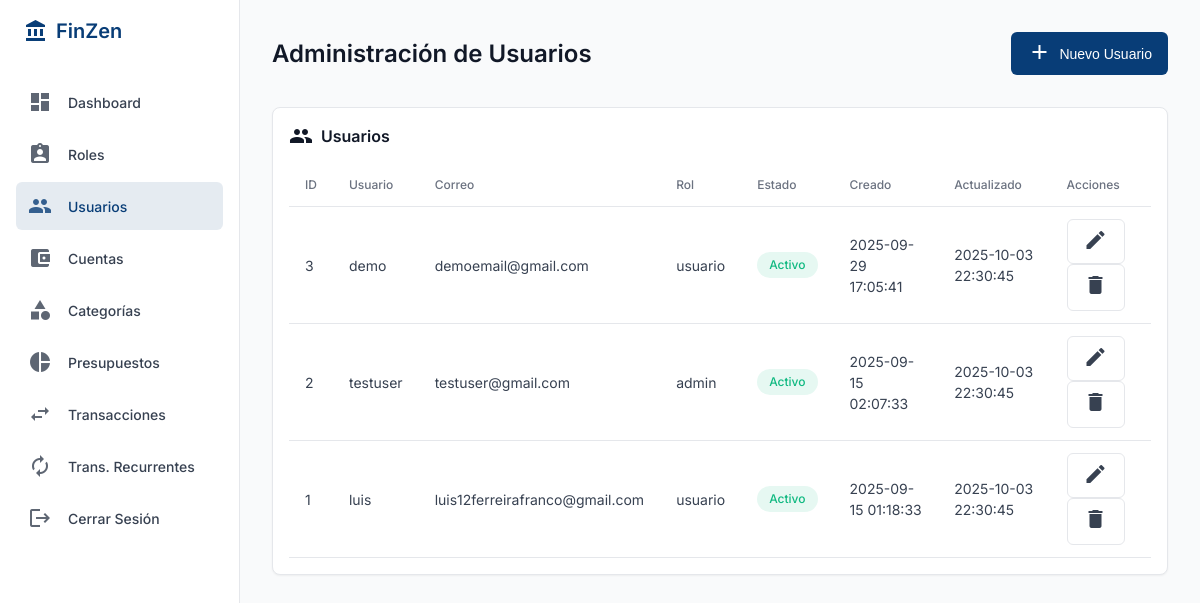
/admin/usuarios.php, run on the app's committed database.
### tables this page shows
CREATE TABLE `usuarios` (
  `id` int(10) UNSIGNED NOT NULL,
  `nombre_usuario` varchar(100) NOT NULL,
  `correo_electronico` varchar(150) NOT NULL,
  `hash_contraseña` varchar(255) NOT NULL,
  `rol_id` tinyint(3) UNSIGNED NOT NULL DEFAULT 2,
  `saldo` bigint(20) NOT NULL DEFAULT 0 COMMENT 'Valor en centavos/unidad mínima',
  `moneda` char(3) DEFAULT 'PYG',
  `activo` tinyint(1) DEFAULT 1,
  `creado_en` timestamp NOT NULL DEFAULT current_timestamp(),
  `actualizado_en` timestamp NULL DEFAULT NULL ON UPDATE current_timestamp()
);

CREATE TABLE `roles` (
  `id` tinyint(3) UNSIGNED NOT NULL,
  `nombre` varchar(20) NOT NULL COMMENT 'admin|usuario',
  `creado_en` timestamp NOT NULL DEFAULT current_timestamp(),
  `actualizado_en` timestamp NULL DEFAULT NULL ON UPDATE current_timestamp()
);

### admin/usuarios.php (the view, shortened to what this page needs)
<?php
$servername = "localhost";
$username = "root";
$password = "";
$dbname = "finzen";
try {
    $conn = new PDO(
        "mysql:host=$servername;dbname=$dbname;charset=utf8mb4",
        $username,
        $password
    );
    $conn->setAttribute(PDO::ATTR_ERRMODE, PDO::ERRMODE_EXCEPTION);
} catch (PDOException $e) {
    exit("Conexión fallida: " . $e->getMessage());
}
try {
    $stmt = $conn->query("
        SELECT u.*, r.nombre AS rol_nombre
        FROM usuarios u
        LEFT JOIN roles r ON u.rol_id = r.id
        ORDER BY u.id DESC
    ");
    $usuarios = $stmt->fetchAll(PDO::FETCH_ASSOC);
} catch (PDOException $e) {
    handleError("Error al obtener usuarios: " . $e->getMessage());
}
?>
<!DOCTYPE html>
<html lang="es">
<head>
</head>
<body>
    <div class="container">
        <div class="sidebar">
            <div class="logo">
                <i class="material-icons">account_balance</i>
                <span>FinZen</span>
            </div>
            <nav>
                <a href="index.php" class="menu-item">
                    <i class="material-icons">dashboard</i>
                    <span>Dashboard</span>
                </a>
                <a href="roles.php" class="menu-item">
                    <i class="material-icons">assignment_ind</i>
                    <span>Roles</span>
                </a>
                <a href="#" class="menu-item active">
                    <i class="material-icons">people</i>
                    <span>Usuarios</span>
                </a>
                <a href="cuentas.php" class="menu-item">
                    <i class="material-icons">account_balance_wallet</i>
                    <span>Cuentas</span>
                </a>
                <a href="categorias.php" class="menu-item">
                    <i class="material-icons">category</i>
                    <span>Categorías</span>
                </a>
                <a href="presupuestos.php" class="menu-item">
                    <i class="material-icons">pie_chart</i>
                    <span>Presupuestos</span>
                </a>
                <a href="transacciones.php" class="menu-item">
                    <i class="material-icons">swap_horiz</i>
                    <span>Transacciones</span>
                </a>
                <a href="transacciones-recurrentes.php" class="menu-item">
                    <i class="material-icons">autorenew</i>
                    <span>Trans. Recurrentes</span>
                </a>
                <a href="logout.php" class="menu-item">
                    <i class="material-icons">logout</i>
                    <span>Cerrar Sesión</span>
                </a>
            </nav>
        </div>
        <div class="main-content">
            <header class="header">
                <h1 class="page-title">Administración de Usuarios</h1>
                <button class="btn btn-primary modal-button" data-target="addUserModal">
                    <span class="icon"><i class="material-icons">add</i></span>
                    <span>Nuevo Usuario</span>
                </button>
            </header>
            <div class="card">
                <div class="card-header">
                    <h2 class="card-title">
                        <i class="material-icons">people</i>
                        <span>Usuarios</span>
                    </h2>
                </div>
                <div class="card-content">
                    <table class="table">
                        <thead>
                            <tr>
                                <th>ID</th>
                                <th>Usuario</th>
                                <th>Correo</th>
                                <th>Rol</th>
                                <th>Estado</th>
                                <th>Creado</th>
                                <th>Actualizado</th>
                                <th>Acciones</th>
                            </tr>
                        </thead>
                        <tbody>
                            <?php foreach ($usuarios as $usuario): ?>
                                <tr>
                                    <td><?php echo htmlspecialchars($usuario["id"]); ?></td>
                                    <td><?php echo htmlspecialchars($usuario["nombre_usuario"]); ?></td>
                                    <td><?php echo htmlspecialchars($usuario["correo_electronico"]); ?></td>
                                    <td><?php echo htmlspecialchars($usuario["rol_nombre"] ?? "Sin rol"); ?></td>
                                    <td>
                                        <span class="badge <?php echo $usuario["activo"] ? "badge-success" : "badge-error"; ?>">
                                            <?php echo $usuario["activo"] ? "Activo" : "Inactivo"; ?>
                                        </span>
                                    </td>
                                    <td><?php echo htmlspecialchars($usuario["creado_en"]); ?></td>
                                    <td><?php echo htmlspecialchars($usuario["actualizado_en"]); ?></td>
                                    <td>
                                        <button class="btn btn-outlined btn-action edit-button" data-target="editUserModal"
                                                data-id="<?php echo $usuario["id"]; ?>"
                                                data-nombre_usuario="<?php echo htmlspecialchars($usuario["nombre_usuario"]); ?>"
                                                data-correo_electronico="<?php echo htmlspecialchars($usuario["correo_electronico"]); ?>"
                                                data-rol_id="<?php echo $usuario["rol_id"]; ?>"
                                                data-activo="<?php echo $usuario["activo"]; ?>">
                                            <span class="icon"><i class="material-icons">edit</i></span>
                                        </button>
                                        <a href="?delete=<?php echo $usuario["id"]; ?>" class="btn btn-outlined btn-action"
                                           onclick="return confirm('¿Estás seguro de eliminar este usuario?')">
                                            <span class="icon"><i class="material-icons">delete</i></span>
                                        </a>
                                    </td>
                                </tr>
                            <?php endforeach; ?>
                        </tbody>
                    </table>
                </div>
            </div>
        </div>
    </div>
</body>
</html>

### admin/usuarios.php (style rules this page uses)
:root { --primary: #083D77; --secondary: #10b981; --error: #ef4444; --background: #f9fafb; --surface: #ffffff; --on-surface: #111827; --on-background: #374151; --border: #e5e7eb; --border-radius: 8px; --spacing: 1rem; --shadow-sm: 0 1px 2px 0 rgba(0, 0, 0, 0.05); }
* { box-sizing: border-box; margin: 0; padding: 0; }
body { font-family: 'Inter', sans-serif; background-color: var(--background); color: var(--on-background); line-height: 1.5; -webkit-font-smoothing: antialiased; }
.container { display: grid; grid-template-columns: 240px 1fr; min-height: 100vh; }
.sidebar { background-color: var(--surface); border-right: 1px solid var(--border); padding: var(--spacing); position: fixed; height: 100vh; width: 240px; }
.logo { font-size: 1.25rem; font-weight: 600; margin-bottom: 2rem; display: flex; align-items: center; color: var(--primary); padding: 0 0.5rem; }
.logo i { margin-right: 0.5rem; }
.menu-item { display: flex; align-items: center; padding: 0.75rem; margin-bottom: 0.25rem; border-radius: 6px; text-decoration: none; color: var(--on-background); font-size: 0.875rem; font-weight: 500; }
.menu-item i { margin-right: 1rem; opacity: 0.8; }
.menu-item.active { background-color: rgba(8, 61, 119, 0.1); color: var(--primary); }
.main-content { grid-column: 2; padding: 2rem; }
.header { display: flex; justify-content: space-between; align-items: center; margin-bottom: 2rem; }
.page-title { font-size: 1.5rem; font-weight: 600; color: var(--on-surface); }
.btn { display: inline-flex; align-items: center; padding: 0.5rem 1rem; border-radius: 6px; text-decoration: none; font-weight: 500; cursor: pointer; border: none; font-size: 0.875rem; gap: 0.5rem; }
.btn-primary { background-color: var(--primary); color: white; }
.btn-outlined { background-color: transparent; border: 1px solid var(--border); color: var(--on-background); }
.card { background-color: var(--surface); border-radius: var(--border-radius); border: 1px solid var(--border); padding: var(--spacing); margin-bottom: var(--spacing); box-shadow: var(--shadow-sm); }
.card-header { display: flex; justify-content: space-between; align-items: center; margin-bottom: var(--spacing); }
.card-title { font-size: 1rem; font-weight: 600; display: flex; align-items: center; color: var(--on-surface); gap: 0.5rem; }
.table { width: 100%; border-collapse: collapse; font-size: 0.875rem; }
.table th, .table td { padding: 0.75rem 1rem; text-align: left; border-bottom: 1px solid var(--border); }
.table th { font-weight: 500; color: #6b7280; font-size: 0.75rem; }
.badge { display: inline-flex; align-items: center; padding: 0.25rem 0.75rem; border-radius: 9999px; font-size: 0.75rem; font-weight: 500; }
.badge-success { background-color: rgba(16, 185, 129, 0.1); color: var(--secondary); }

### data on the page
usuarios: id "3", nombre_usuario "demo", correo_electronico "demoemail@gmail.com", rol.nombre "usuario", activo "Activo", creado_en "2025-09-29 17:05:41", actualizado_en "2025-10-03 22:30:45"
usuarios: id "2", nombre_usuario "testuser", correo_electronico "testuser@gmail.com", rol.nombre "admin", activo "Activo", creado_en "2025-09-15 02:07:33", actualizado_en "2025-10-03 22:30:45"
usuarios: id "1", nombre_usuario "luis", correo_electronico "luis12ferreirafranco@gmail.com", rol.nombre "usuario", activo "Activo", creado_en "2025-09-15 01:18:33", actualizado_en "2025-10-03 22:30:45"
